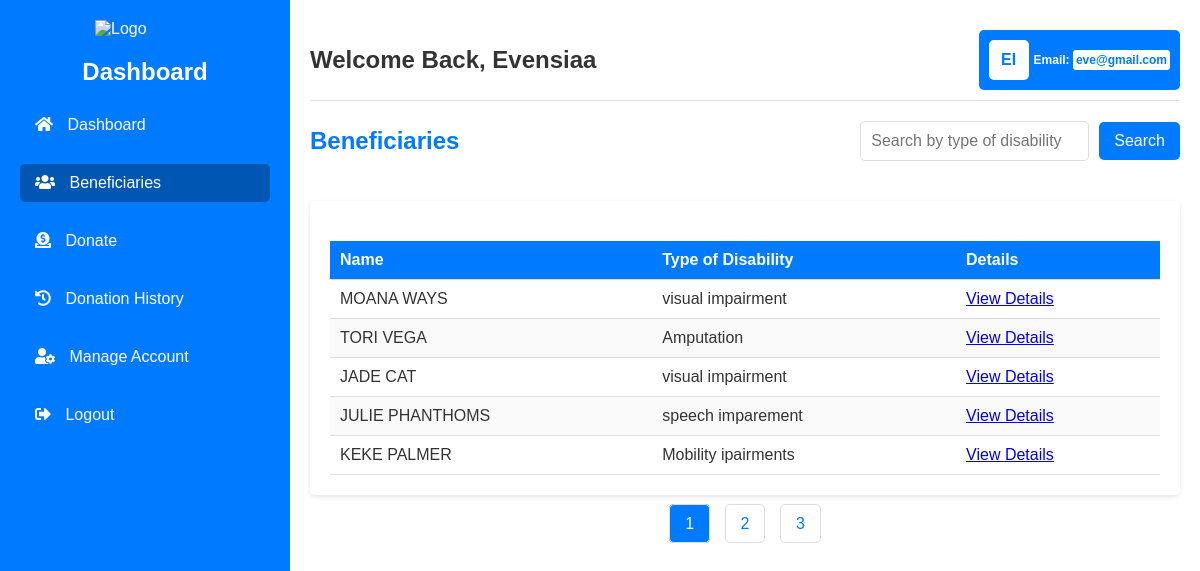
The app's page /beneficiaries.php (signed in) with its own data.
### tables this page shows
CREATE TABLE `beneficiary` (
  `bid` int(11) NOT NULL,
  `fname` varchar(45) NOT NULL,
  `mname` varchar(45) NOT NULL,
  `lname` varchar(45) NOT NULL,
  `dob` date NOT NULL,
  `location` varchar(45) NOT NULL,
  `gender` enum('male','female') NOT NULL,
  `phone` varchar(10) NOT NULL,
  `file_name` varchar(45) NOT NULL,
  `description` text NOT NULL,
  `distype_id` int(11) NOT NULL,
  `chairperson_id` int(11) NOT NULL
);

CREATE TABLE `distype` (
  `distype_id` int(11) NOT NULL,
  `disname` varchar(45) NOT NULL
);

### beneficiaries.php (the view, shortened to what this page needs)
<?php
$conn = mysqli_connect("localhost", "root", "", "dmess");
$limit = 5;
$page = isset($_GET["page"]) ? $_GET["page"] : 1;
$start_from = ($page - 1) * $limit;
$search = isset($_GET['search']) ? $_GET['search'] : '';
?>
<!DOCTYPE html>
<html lang="en">
<head>
    <link rel="stylesheet" href="css/dashboard.css">
    <link rel="stylesheet" href="css/beneficiary.css">
    <link rel="stylesheet" href="https://cdnjs.cloudflare.com/ajax/libs/font-awesome/5.15.3/css/all.min.css">
</head>
<body>
<div class="container">
    <div class="sidebar">
        <div class="logo">
            <img src="pictures/wheelchair.png" alt="Logo">
        </div>
        <h2>Dashboard</h2>
        <ul>
             <li><a href="donor.php"><i class="fas fa-home"></i> Dashboard</a></li>
            <li><a href="beneficiaries.php" class="active"><i class="fas fa-users"></i> Beneficiaries</a></li>
            <li><a href="donate.php"><i class="fas fa-donate"></i> Donate</a></li>
            <li><a href="donation-history.php"><i class="fas fa-history"></i> Donation History</a></li>
            <li><a href="manage-account.php"><i class="fas fa-user-cog"></i> Manage Account</a></li>
            <li><a href="logout.php"><i class="fas fa-sign-out-alt"></i> Logout</a></li>
        </ul>
    </div>
    <div class="content">
        <div class="top-header">
            <div class="welcome-message">
                <h1>Welcome Back, <strong><?php echo htmlspecialchars($_SESSION['f_name']); ?></strong></h1>
            </div>
            <div class="profile">
                <div class="profile-rectangle">
                    <div class="profile-initials">
                        <?php echo strtoupper(substr($_SESSION['f_name'], 0, 1) . substr($_SESSION['l_name'], 0, 1)); ?>
                    </div>
                    <div class="profile-info">
                        <p>Email: <span><?php echo htmlspecialchars($_SESSION['e_mail']); ?></span></p>
                    </div>
                </div>
            </div>
        </div>
        <div class="search-section">
            <h3>Beneficiaries</h3>
            <form action="beneficiaries.php" method="get">
                <input type="text" name="search" placeholder="Search by type of disability" value="<?php echo htmlspecialchars($search); ?>">
                <button type="submit">Search</button>
            </form>
        </div>
        <div class="table-container">
            <table>
                <thead>
                    <tr>
                        <th>Name</th>
                        <th>Type of Disability</th>
                        <th>Details</th>
                    </tr>
                </thead>
                <tbody>
                <?php
                $sql = "SELECT b.bid, b.fname, b.lname, d.disname
                        FROM beneficiary b
                        JOIN distype d ON b.distype_id = d.distype_id
                        WHERE b.fname LIKE '%$search%'
                           OR b.lname LIKE '%$search%'
                           OR d.disname LIKE '%$search%'
                        LIMIT $start_from, $limit";
                $query = mysqli_query($conn, $sql);
                while ($row = mysqli_fetch_assoc($query)) {
                    echo "<tr>
                            <td>{$row['fname']} {$row['lname']}</td>
                            <td>{$row['disname']}</td>
                            <td><a href='beneficiary-details.php?bid={$row['bid']}'>View Details</a></td>
                          </tr>";
                }
                ?>
                </tbody>
            </table>
        </div>
        <div class="pagination">
            <?php
            $sql = "SELECT COUNT(*) FROM beneficiary b
                    JOIN distype d ON b.distype_id = d.distype_id
                    WHERE b.fname LIKE '%$search%'
                       OR b.lname LIKE '%$search%'
                       OR d.disname LIKE '%$search%'";
            $query = mysqli_query($conn, $sql);
            $row = mysqli_fetch_row($query);
            $total_records = $row[0];
            $total_pages = ceil($total_records / $limit);
            for ($i = 1; $i <= $total_pages; $i++) {
                echo "<a href='beneficiaries.php?page=".$i."&search=".$search."'";
                if ($i == $page) echo " class='active'";
                echo ">$i</a> ";
            }
            ?>
        </div>
    </div>
</div>
</body>
</html>

### dashboard.css (style rules this page uses)
body { font-family: 'Arial', sans-serif; background-color: #f4f4f4; margin: 0; padding: 0; color: #333; display: flex; flex-direction: column; height: 100vh; }
.container { display: flex; flex: 1; }
.sidebar { width: 250px; background-color: #007bff; color: #fff; padding: 20px; box-shadow: 2px 0 5px rgba(0, 0, 0, 0.1); flex-shrink: 0; transition: transform 0.3s ease-in-out; }
.sidebar .logo img { width: 100px; margin: 0 auto 10px; display: block; }
.sidebar h2 { text-align: center; margin-bottom: 20px; }
.sidebar ul { list-style: none; padding: 0; }
.sidebar ul li { margin-bottom: 20px; }
.sidebar ul li a { color: #fff; text-decoration: none; display: block; padding: 10px 15px; border-radius: 5px; transition: background-color 0.3s; }
.sidebar ul li a.active, .sidebar ul li a:hover { background-color: #0056b3; }
.sidebar ul li a i { margin-right: 10px; }
.content { flex: 1; padding: 20px; background-color: #fff; display: flex; flex-direction: column; }
.top-header { display: flex; align-items: center; justify-content: space-between; margin-bottom: 20px; padding: 10px 0; border-bottom: 1px solid #e0e0e0; }
.welcome-message { display: flex; align-items: center; }
.welcome-message h1 { margin: 0; font-size: 24px; }
.profile { display: flex; align-items: center; }
.profile-rectangle { display: flex; align-items: center; padding: 5px 10px; background-color: #007bff; color: #fff; border-radius: 5px; height: 50px; }
.profile-initials { width: 40px; height: 40px; background-color: #fff; color: #007bff; display: flex; align-items: center; justify-content: center; font-size: 16px; font-weight: bold; border-radius: 5px; margin-right: 5px; }
.profile-info { display: flex; flex-direction: column; justify-content: center; }
.profile-info p { margin: 0; font-weight: bold; text-align: left; font-size: 12px; }
.profile-info span { display: inline-block; background-color: #fff; color: #007bff; padding: 3px; border-radius: 3px; text-align: center; font-size: 12px; }

### beneficiary.css (style rules this page uses)
.table-container { margin-top: 20px; background-color: #fff; border-radius: 5px; padding: 20px; box-shadow: 0 2px 5px rgba(0, 0, 0, 0.1); }
table { width: 100%; border-collapse: collapse; margin-top: 20px; }
table thead tr { background-color: #007bff; color: #fff; text-align: left; padding: 10px 0; }
table th, table td { padding: 10px; border-bottom: 1px solid #ddd; }
table tbody tr:nth-child(even) { background-color: #f9f9f9; }
.search-section { display: flex; align-items: center; justify-content: space-between; margin-bottom: 20px; }
.search-section h3 { font-size: 1.5rem; margin: 0; color: #007bff; }
.search-section form { display: flex; align-items: center; }
.search-section input[type="text"] { padding: 10px; border: 1px solid #ddd; border-radius: 5px; margin-right: 10px; font-size: 1rem; }
.search-section button { background-color: #007bff; color: #fff; padding: 10px 15px; border: none; border-radius: 5px; cursor: pointer; font-size: 1rem; transition: background-color 0.2s; }
.pagination { margin-top: 20px; text-align: center; }
.pagination a { color: #007bff; padding: 10px 15px; text-decoration: none; border: 1px solid #ddd; border-radius: 5px; margin: 0 5px; transition: background-color 0.2s; }
.pagination a.active, .pagination a:hover { background-color: #007bff; color: #fff; }

### records on screen
beneficiary: fname "MOANA", lname "WAYS", distype.disname "visual impairment"
beneficiary: fname "TORI", lname "VEGA", distype.disname "Amputation"
beneficiary: fname "JADE", lname "CAT", distype.disname "visual impairment"
beneficiary: fname "JULIE", lname "PHANTHOMS", distype.disname "speech imparement"
beneficiary: fname "KEKE", lname "PALMER", distype.disname "Mobility ipairments"

### other values on screen
$_SESSION['f_name'] "Evensiaa"
substr($_SESSION['f_name'], 0, 1) . substr($_SESSION['l_name'], 0, 1) "EI"
$_SESSION['e_mail'] "eve@gmail.com"
